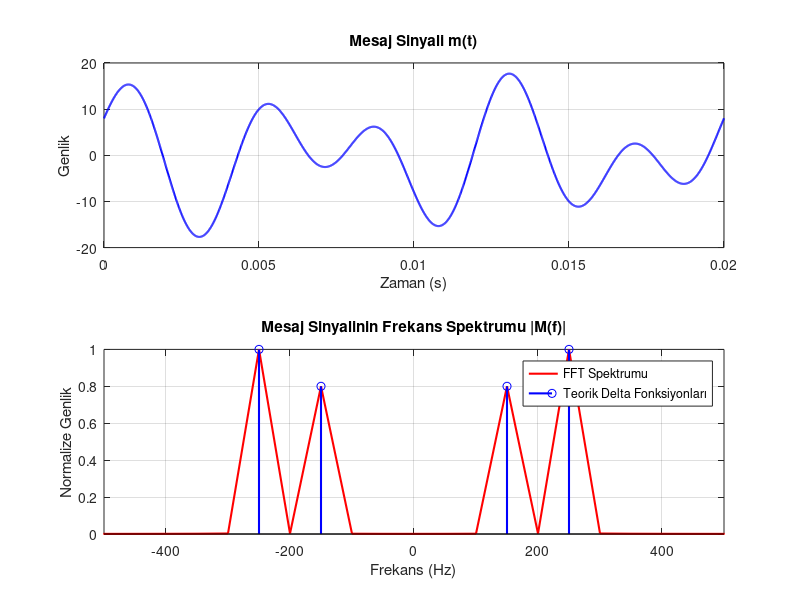
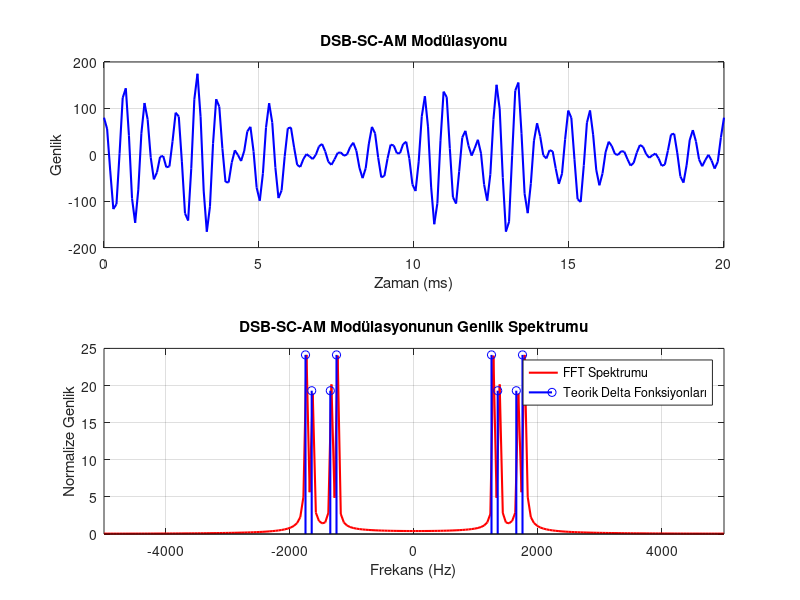
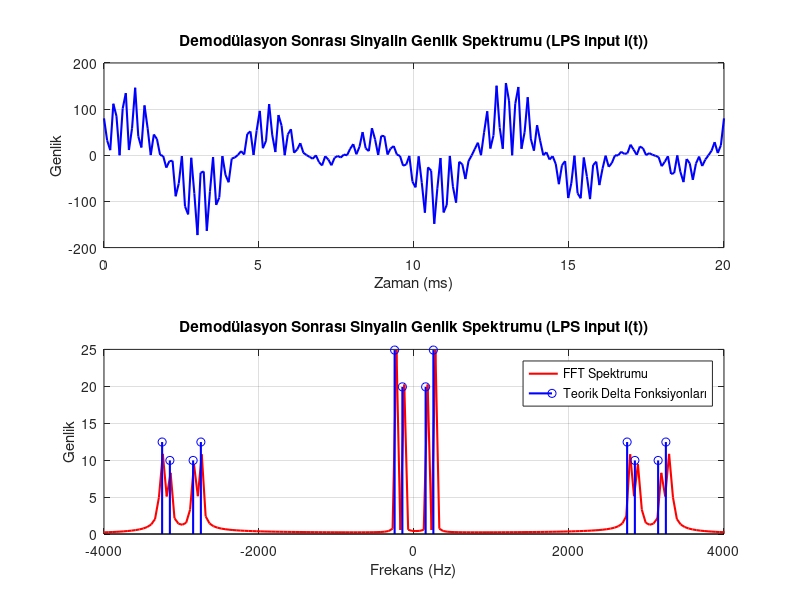

Here is the MATLAB script that generated these plots, in order: (Note: this script raises an error after producing the figures.)
% MATLAB Kodu
%% a
% Örnekleme parametreleri
fs = 100000; % Örnekleme frekansı (100 kHz)
T_ortak = 1/50; % Ortak periyot (0.02 s)
t = 0:1/fs:T_ortak; % 1 ortak periyot için zaman aralığı

% Mesaj sinyali
m_t = 8*cos(300*pi*t) + 10*sin(500*pi*t);

% Mesaj sinyalinin Fourier dönüşümü
M_f = fft(m_t);
N = length(M_f);
frequencies = linspace(-fs/2, fs/2, N); % Frekans ekseni
M_f_shifted = fftshift(M_f); % Sıfır frekansı merkeze taşıma
magnitude_spectrum = abs(M_f_shifted) / max(abs(M_f_shifted)); % Normalize

% Genlik spektrumunu teorik bileşenlerle karşılaştırma
theoretical_frequencies = [-250, -150, 150, 250]; % Teorik frekanslar
theoretical_amplitudes = [5, 4, 4, 5]; % Teorik genlikler

% Grafikler
figure;

% Mesaj sinyalinin zamandaki grafiği
subplot(2,1,1);
plot(t, m_t, 'b', 'LineWidth', 1.5);
title('Mesaj Sinyali m(t)');
xlabel('Zaman (s)');
ylabel('Genlik');
grid on;

% Mesaj sinyalinin spektrumu
subplot(2,1,2);
plot(frequencies, magnitude_spectrum, 'r', 'LineWidth', 1.5); hold on;

% Teorik delta işaretlerini gösterme
stem(theoretical_frequencies, theoretical_amplitudes / max(theoretical_amplitudes), 'b', 'LineWidth', 1.5);
title('Mesaj Sinyalinin Frekans Spektrumu |M(f)|');
xlabel('Frekans (Hz)');
ylabel('Normalize Genlik');
xlim([-500 500]); % Frekans eksenini sınırla
grid on;
legend('FFT Spektrumu', 'Teorik Delta Fonksiyonları');
%% b-i


% Parametreler
Fs = 10000;  % Örnekleme frekansı (10 kHz)
T = 0.02;    % Ortak periyot (20 ms)
N = T * Fs;  % Örnekleme noktası sayısı
t = linspace(0, T, N); % Zaman vektörü
fc = 1500;   % Taşıyıcı frekansı (Hz)

% Mesaj sinyali
m_t = 8*cos(300*pi*t) + 10*sin(500*pi*t);

% Taşıyıcı sinyali
c_t = 10 * cos(2*pi*fc*t);

% DSB-SC-AM Modülasyonu (mesaj * taşıyıcı)
s_t = m_t .* c_t;

% Zaman grafiği - Modüle edilmiş sinyal
figure;
subplot(2,1,1);
plot(t*1000, s_t, 'b', 'LineWidth', 1.5);  % Zamanı milisaniyeye çeviriyoruz
title('DSB-SC-AM Modülasyonu');
xlabel('Zaman (ms)');
ylabel('Genlik');
grid on;

% Fourier Dönüşümü ve Spektrum
S_f = fft(s_t);  % Fourier Dönüşümü
f = linspace(-Fs/2, Fs/2, N);  % Frekans ekseni
S_f_shifted = fftshift(S_f);  % Fourier spektrumu sıfır frekans etrafına kaydır

% Genlik spektrumu
amplitude_spectrum = abs(S_f_shifted) / N;

% Teorik frekanslar ve genlikler
theoretical_frequencies = [-1750, -1650, -1350, -1250, 1250, 1350, 1650, 1750];  % Teorik frekanslar
theoretical_amplitudes = [25, 20, 20, 25, 25, 20, 20, 25];  % Teorik genlikler

% Genlikleri ölçekleme
max_amplitude = max(amplitude_spectrum);
scaled_amplitude = theoretical_amplitudes / max(theoretical_amplitudes) * max_amplitude;

% Spektrum grafiği - Modüle edilmiş sinyal
subplot(2,1,2);
plot(f, amplitude_spectrum, 'r', 'LineWidth', 1.5); hold on;

% Teorik delta işaretlerini gösterme
stem(theoretical_frequencies, scaled_amplitude, 'b', 'LineWidth', 1.5);
title('DSB-SC-AM Modülasyonunun Genlik Spektrumu');
xlabel('Frekans (Hz)');
ylabel('Normalize Genlik');
xlim([-5000 5000]);  % Frekans eksenini sınırla
grid on;
legend('FFT Spektrumu', 'Teorik Delta Fonksiyonları');
%% b-ii

% Parametreler
Fs = 10000;  % Örnekleme frekansı (10 kHz)
T = 0.02;    % Ortak periyot (20 ms)
N = T * Fs;  % Örnekleme noktası sayısı
t = linspace(0, T, N); % Zaman vektörü
fc = 1500;   % Taşıyıcı frekansı (Hz)

% Mesaj sinyali
m_t = 8*cos(300*pi*t) + 10*sin(500*pi*t);

% Taşıyıcı sinyali
c_t = 10 * cos(2*pi*fc*t);

% DSB-SC-AM Modülasyonu (mesaj * taşıyıcı)
s_t = m_t .* c_t;

% Demodülasyon: s(t) * cos(2*pi*fc*t)
y_t = s_t .* cos(2*pi*fc*t);  % Demodülasyon işlemi

% Zaman grafiği: Demodülasyon sonrası sinyal
figure;
subplot(2,1,1);
plot(t*1000, y_t, 'b', 'LineWidth', 1.5); % Zamanı ms cinsine çevirdik
title('Demodülasyon Sonrası Sinyalin Genlik Spektrumu (LPS input i(t))');
xlabel('Zaman (ms)');
ylabel('Genlik');
grid on;

% Fourier Dönüşümü
Y_f = fft(y_t);                % Fourier dönüşümü
f = linspace(-Fs/2, Fs/2, N);  % Frekans ekseni
Y_f_shifted = fftshift(Y_f);   % Spektrumun sıfır frekansa göre merkezlenmesi

% Genlik spektrumu
amplitude_spectrum = abs(Y_f_shifted) / N;

% Teorik frekanslar ve genlikler (manuel verilmiş)
theoretical_frequencies = [-3250, -3150, -2850, -2750, -250, -150, 150, 250, 2750, 2850, 3150, 3250];
theoretical_amplitudes = [12.5, 10, 10, 12.5, 25, 20, 20, 25, 12.5, 10, 10, 12.5];

% Normalize edilen genlik spektrumunu ölçekleme
scaled_theoretical_amplitudes = theoretical_amplitudes / max(theoretical_amplitudes) * max(amplitude_spectrum);

% Spektrum grafiği: Demodülasyon sonrası sinyal
subplot(2,1,2);
plot(f, amplitude_spectrum, 'r', 'LineWidth', 1.5); hold on;

% Teorik delta fonksiyonlarını ekleme
stem(theoretical_frequencies, scaled_theoretical_amplitudes, 'b', 'LineWidth', 1.5);

title('Demodülasyon Sonrası Sinyalin Genlik Spektrumu (LPS input i(t))');
xlabel('Frekans (Hz)');
ylabel('Genlik');
xlim([-4000 4000]); % Frekans eksenini sınırla
grid on;
legend('FFT Spektrumu', 'Teorik Delta Fonksiyonları');

%% b-iii


% Parametreler
Fs = 10000;  % Örnekleme frekansı (Hz)
T = 0.02;    % Ortak periyot (20 ms)
N = T * Fs;  % Örnekleme noktası sayısı
t = linspace(0, T, N); % Zaman vektörü
fc = 1500;   % Taşıyıcı frekansı (Hz)
cutoff_freq = 300; % Düşük geçiren filtre kesim frekansı (Hz)

% Mesaj sinyali
m_t = 8*cos(300*pi*t) + 10*sin(500*pi*t);

% Taşıyıcı sinyali
c_t = 10 * cos(2*pi*fc*t);

% DSB-SC-AM Modülasyonu (mesaj * taşıyıcı)
s_t = m_t .* c_t;

% Demodülasyon: s(t) * cos(2*pi*fc*t)
y_t = s_t .* cos(2*pi*fc*t);  % Demodülasyon işlemi

% Fourier Dönüşümü: Demodülasyon sonrası sinyal
Y_f = fft(y_t);                % Fourier dönüşümü
f = linspace(-Fs/2, Fs/2, N);  % Frekans ekseni
Y_f_shifted = fftshift(Y_f);   % Spektrumun sıfır frekansa göre merkezlenmesi

% LPF uygulaması: Frekans penceresi
H_f = abs(f) <= cutoff_freq; % Kesim frekansı altında 1, diğerlerinde 0
Y_f_filtered = Y_f_shifted .* H_f; % Frekans domeninde filtreleme

% Ters Fourier Dönüşümü: Zaman domenine dönüş
Y_f_unshifted = ifftshift(Y_f_filtered); % FFT kaydırmasını geri al
i_t = ifft(Y_f_unshifted, 'symmetric');  % Ters Fourier dönüşümü

% Genlik spektrumu (ölçekleme yapılmadan)
amplitude_spectrum_filtered = abs(Y_f_filtered) / N;

% Frekans ekseninde maksimum değerleri ölçekleme
amplitude_spectrum_filtered = amplitude_spectrum_filtered * max([25, 20]) / max(amplitude_spectrum_filtered);

% Zaman grafiği: Filtrelenmiş sinyal (ñ(t))
figure;
subplot(2,1,1);
plot(t*1000, i_t, 'b', 'LineWidth', 1.5); % Zamanı ms cinsine çevirdik
title('LPF Çıkışı: ñ(t) Sinyali');
xlabel('Zaman (ms)');
ylabel('Genlik');
grid on;

% Spektrum grafiği: Filtrelenmiş sinyal
subplot(2,1,2);
plot(f, amplitude_spectrum_filtered, 'r', 'LineWidth', 1.5);
title('LPF Çıkışı: ñ(t) Sinyalinin Genlik Spektrumu');
xlabel('Frekans (Hz)');
ylabel('Genlik');
xlim([-2000 2000]); % Frekans eksenini sınırla
grid on;

% Manuel genliklerle teorik karşılaştırma
theoretical_frequencies = [-250, -150, 150, 250]; % Teorik frekanslar
theoretical_amplitudes = [25, 20, 20, 25]; % Teorik genlikler
hold on;
stem(theoretical_frequencies, theoretical_amplitudes, 'b', 'LineWidth', 1.5);
legend('FFT Spektrumu', 'Teorik Delta Fonksiyonları');

%% c-i 

% Parameters
t = 0:1e-5:0.02; % Time vector (0 to 20 ms with 10 us steps)
Ac = 10;          % Carrier amplitude
fc = 1500;        % Carrier frequency (Hz)
mu = 0.7;         % Modulation index

% Normalized message signal mn(t)
f1 = 150;         % Frequency of first component (Hz)
f2 = 250;         % Frequency of second component (Hz)
mnt = 0.454*cos(2*pi*f1*t) + 0.567*sin(2*pi*f2*t);

% Modulated signal (DSB-LC-AM)
yt = Ac * (1 + mu * mnt) .* cos(2*pi*fc*t);

% Plot y(t) (Time-domain representation)
figure;
plot(t, yt, 'b', 'LineWidth', 1.5);
grid on;
title('Modulated Signal y(t) in Time Domain');
xlabel('Time (s)');
ylabel('Amplitude');
ylim([-15 15]); % Adjust y-axis limits for clarity

% Compute magnitude spectrum with scaling
N = length(yt);
Y_f = abs(fftshift(fft(yt)))/(N/2);
Y_f = Y_f / 2; % Apply 1/2 scaling factor
f = linspace(-1/(2*(t(2)-t(1))), 1/(2*(t(2)-t(1))), N);

% Focus on relevant frequency range
f_range = abs(f) <= 2000; % Limit to [-2000, 2000] Hz
f = f(f_range);
Y_f = Y_f(f_range);

% Theoretical Dirac delta components (manually defined)
theoretical_freqs = [-1750, -1650, -1500, -1350, -1250, 1250, 1350, 1500, 1650, 1750];
theoretical_amps = [1, 0.8, 5, 0.8, 1, 1, 0.8, 5, 0.8, 1];

% Plot the magnitude spectrum
figure;
plot(f, Y_f, 'b', 'LineWidth', 1.5); % FFT spectrum
hold on;
grid on;

% Add theoretical Dirac delta components manually
stem(theoretical_freqs, theoretical_amps, 'r', 'LineWidth', 1.5, 'Marker', 'none'); % Stem plot for Dirac
for i = 1:length(theoretical_freqs)
    text(theoretical_freqs(i), theoretical_amps(i) + 0.2, ...
        ['A=', num2str(theoretical_amps(i))], 'Color', 'red', 'FontSize', 10, ...
        'HorizontalAlignment', 'center');
end

% Labels and title
title('Magnitude Spectrum with Theoretical Dirac Components');
xlabel('Frequency (Hz)');
ylabel('Magnitude');
legend('FFT Spectrum', 'Theoretical Dirac Components');
ylim([0 6]); % Y-axis limit for clarity
hold off;



%% c-ii 
% Time and signal parameters
t = 0:1e-5:0.02;   % Time vector (0 to 20 ms with 10 us steps)
Ac = 10;            % Carrier amplitude
fc = 1500;          % Carrier frequency (Hz)
mu = 0.7;           % Modulation index

% Normalized message signal mn(t)
f1 = 150;           % Frequency of first component (Hz)
f2 = 250;           % Frequency of second component (Hz)
mnt = 0.454*cos(2*pi*f1*t) + 0.567*sin(2*pi*f2*t);

%% Modulated Signal (DSB-LC-AM)
yt = Ac * (1 + mu * mnt) .* cos(2*pi*fc*t);

% Plot y(t) (Time-domain representation)
figure;
plot(t, yt, 'b', 'LineWidth', 1.5);
grid on;
title('Modulated Signal y(t) in Time Domain');
xlabel('Time (s)');
ylabel('Amplitude');
ylim([-15 15]); % Adjust y-axis limits for clarity

%% Step 1: Generate z(t) by multiplying y(t) with cos(2*pi*fc*t)
zt = (yt .* cos(2*pi*fc*t)) / 2; % Apply 1/2 factor here

% Compute magnitude spectrum of z(t)
N = length(zt);
Z_f = abs(fftshift(fft(zt)))/(N/2);
fs = 1 / (t(2) - t(1)); % Sampling frequency
f = linspace(-fs/2, fs/2, N);

% Focus on relevant frequency range [-3500, 3500]
f_range = abs(f) <= 3500; % Frequency range
f = f(f_range);
Z_f = Z_f(f_range);

% Plot magnitude spectrum of z(t)
figure;
plot(f, Z_f, 'b', 'LineWidth', 1.5);
grid on;
title('Magnitude Spectrum of z(t)');
xlabel('Frequency (Hz)');
ylabel('Magnitude');

%% Step 2: Apply LPF to z(t) (Bandwidth = 250 Hz)
lpf_cutoff = 250; % LPF cutoff frequency (Hz)
lpf_mask = abs(f) <= lpf_cutoff; % Mask for LPF
Z_f_lpf = Z_f .* lpf_mask; % Apply LPF in frequency domain

% Transform back to time domain after LPF
rt = ifft(ifftshift(Z_f_lpf), 'symmetric');

% Compute magnitude spectrum of r(t)
R_f = abs(fftshift(fft(rt)))/(N/2);

% Plot magnitude spectrum after LPF
figure;
plot(f, R_f, 'r', 'LineWidth', 1.5);
grid on;
title('Magnitude Spectrum after LPF (r(t))');
xlabel('Frequency (Hz)');
ylabel('Magnitude');

%% Step 3: Apply HPF to r(t) with 10 Hz cutoff (Remove DC component)
hpf_cutoff = 10; % HPF cutoff frequency (Hz)
hpf_mask = abs(f) > hpf_cutoff; % Mask for HPF
R_f_hpf = R_f .* hpf_mask; % Apply HPF in frequency domain

% Transform back to time domain after HPF
final_signal_hpf = ifft(ifftshift(R_f_hpf), 'symmetric');

% Compute magnitude spectrum after HPF
Final_f_hpf = abs(fftshift(fft(final_signal_hpf)))/(N/2);

% Plot magnitude spectrum after HPF
figure;
plot(f, Final_f_hpf, 'g', 'LineWidth', 1.5);
grid on;
title('Magnitude Spectrum after HPF (Final Signal)');
xlabel('Frequency (Hz)');
ylabel('Magnitude');
xlim([-4000 4000]); % Focus on relevant frequency range

% 1.6cos(2*pi*150*t) + 2sin(2*pi*250*t)
A1 = 1.6;            % Amplitude of the first term
A2 = 2;              % Amplitude of the second term

% Compute final signal
final_signal = A1 * cos(2*pi*f1*t) + A2 * sin(2*pi*f2*t);

% Plot final_signal
figure;
plot(t, final_signal, 'm', 'LineWidth', 1.5);
grid on;
title('Final Signal: 1.6cos(2\pi 150 t) + 2sin(2\pi 250 t)');
xlabel('Time (s)');
ylabel('Amplitude');

